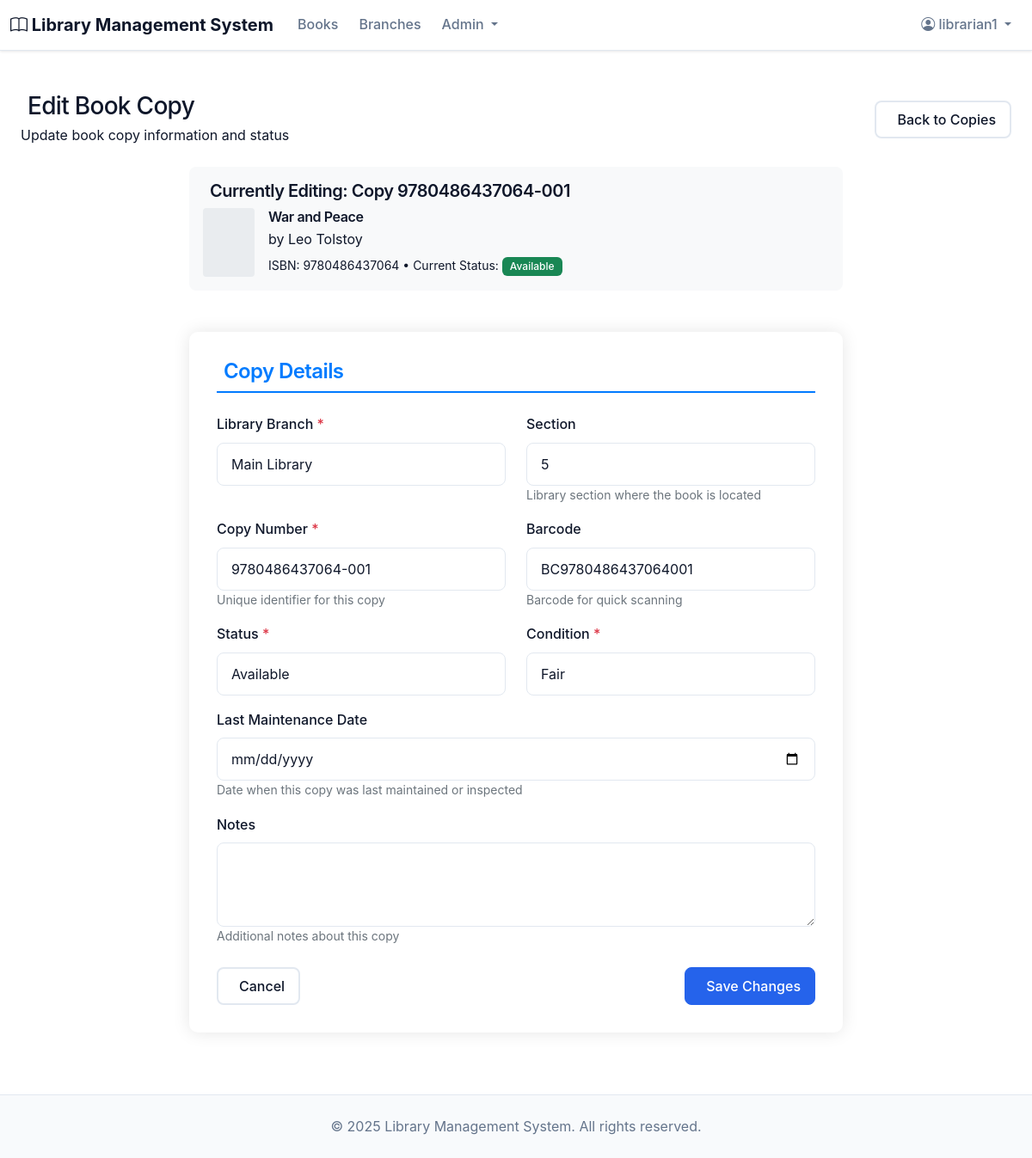
Before: /books/copies/29/edit/ (signed in) with the older database file.
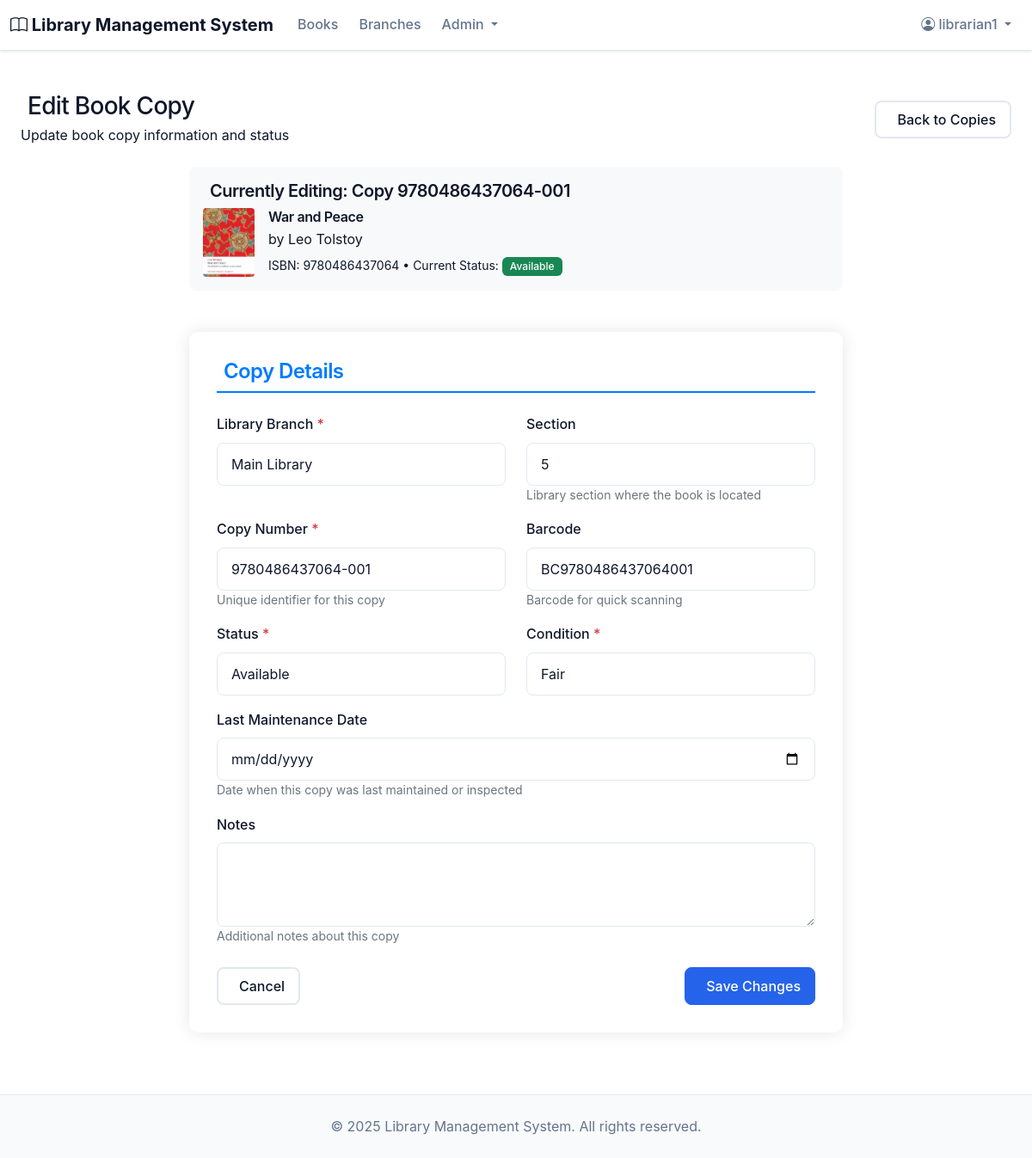
After: the same page with the newer database file.
### books/models.py (models this page shows, shortened)
class BookCopy(models.Model):
    STATUS_CHOICES = [
        ('available', 'Available'),
        ('borrowed', 'Borrowed'),
        ('reserved', 'Reserved'),
        ('maintenance', 'Under Maintenance'),
        ('lost', 'Lost'),
        ('damaged', 'Damaged'),
    ]
    CONDITION_CHOICES = [
        ('excellent', 'Excellent'),
        ('good', 'Good'),
        ('fair', 'Fair'),
        ('poor', 'Poor'),
        ('damaged', 'Damaged'),
    ]
    book = models.ForeignKey(Book, on_delete=models.CASCADE, related_name='book_copies')
    branch = models.ForeignKey('library_branches.LibraryBranch', on_delete=models.CASCADE, related_name='book_copies')
    section = models.ForeignKey('library_branches.LibrarySection', on_delete=models.SET_NULL, blank=True, null=True, related_name='book_copies')
    copy_number = models.CharField(max_length=50)
    barcode = models.CharField(max_length=100, unique=True)
    status = models.CharField(max_length=20, choices=STATUS_CHOICES, default='available')
    condition = models.CharField(max_length=20, choices=CONDITION_CHOICES, default='good')
    acquisition_date = models.DateField()
    last_maintenance_date = models.DateField(blank=True, null=True)
    notes = models.TextField(blank=True)
    class Meta:
        verbose_name = 'Book Copy'
        verbose_name_plural = 'Book Copies'
        ordering = ['book__title', 'copy_number']
        unique_together = [['book', 'branch', 'copy_number']]

class Book(models.Model):
    LANGUAGE_CHOICES = [
        ('en', 'English'),
        ('dv', 'Dhivehi'),
        ('ar', 'Arabic'),
        ('hi', 'Hindi'),
        ('es', 'Spanish'),
        ('fr', 'French'),
        ('other', 'Other'),
    ]
    FORMAT_CHOICES = [
        ('hardcover', 'Hardcover'),
        ('paperback', 'Paperback'),
        ('ebook', 'E-book'),
        ('audiobook', 'Audiobook'),
    ]
    isbn_validator = RegexValidator(
        regex=r'^(?:ISBN(?:-1[03])?:? )?(?=[0-9X]{10}$|(?=(?:[0-9]+[- ]){3})[- 0-9X]{13}$|97[89][0-9]{10}$|(?=(?:[0-9]+[- ]){4})[- 0-9]{17}$)(?:97[89][- ]?)?[0-9]{1,5}[- ]?[0-9]+[- ]?[0-9]+[- ]?[0-9X]$',
        message='Enter a valid ISBN number.'
    )
    isbn = models.CharField(max_length=17, unique=True, validators=[isbn_validator])
    title = models.CharField(max_length=300)
    subtitle = models.CharField(max_length=300, blank=True)
    authors = models.ManyToManyField(Author, related_name='books')
    publisher = models.ForeignKey(Publisher, on_delete=models.SET_NULL, blank=True, null=True)
    publication_date = models.DateField()
    edition = models.CharField(max_length=50, blank=True)
    pages = models.PositiveIntegerField()
    language = models.CharField(max_length=10, choices=LANGUAGE_CHOICES, default='en')
    format = models.CharField(max_length=20, choices=FORMAT_CHOICES, default='paperback')
    category = models.ForeignKey(Category, on_delete=models.SET_NULL, blank=True, null=True)
    description = models.TextField(blank=True)
    cover_image = models.ImageField(upload_to='book_covers/', blank=True, null=True)
    price = models.DecimalField(max_digits=10, decimal_places=2, default=Decimal('0.00'))
    is_active = models.BooleanField(default=True)
    created_at = models.DateTimeField(auto_now_add=True)
    updated_at = models.DateTimeField(auto_now=True)
    class Meta:
        ordering = ['title']

### books/views.py (the view, shortened to what this page needs)
# urls.py: path('copies/<int:pk>/edit/', views.BookCopyEditView.as_view(), name='copy_edit'),
class BookCopyEditView(LibrarianRequiredMixin, UpdateView):
    model = BookCopy
    template_name = 'books/copy_edit.html'
    fields = ['branch', 'section', 'copy_number', 'barcode', 'status',
              'condition', 'last_maintenance_date', 'notes']
    def get_context_data(self, **kwargs):
        context = super().get_context_data(**kwargs)
        from library_branches.models import LibraryBranch
        context['branches'] = LibraryBranch.objects.filter(is_active=True).order_by('name')
        return context

### accounts/models.py (called while the page is built)
    @property
    def is_librarian(self):
        return self.user_type in ['librarian', 'admin']

### books/models.py (called while the page is built)
    @property
    def full_name(self):
        return f"{self.first_name} {self.last_name}"

### books/views.py (called while the page is built)
    def test_func(self):
        return self.request.user.is_authenticated and self.request.user.is_librarian

### templates/books/copy_edit.html (shortened to what the changed rows need)
{% extends 'base.html' %}
{% load static %}
{% block content %}
<div class="container-fluid py-4">
    <div class="row mb-4">
        <div class="col-12">
            <div class="d-flex justify-content-between align-items-center">
                <div>
                    <h1 class="h3 mb-1">
                        Edit Book Copy
                    </h1>
                </div>
            </div>
        </div>
    </div>
    <div class="row justify-content-center mb-4">
        <div class="col-lg-8">
            <div class="copy-info">
                <h5 class="mb-2">
                    Currently Editing: Copy {{ bookcopy.copy_number }}
                </h5>
                <div class="d-flex align-items-center">
                    {% if bookcopy.book.cover_image %}
                        <img src="{{ bookcopy.book.cover_image.url }}"
                             alt="{{ bookcopy.book.title }}"
                             class="me-3"
                             style="width: 60px; height: 80px; object-fit: cover; border-radius: 4px;">
                    {% else %}
                        <div class="me-3 d-flex align-items-center justify-content-center text-muted"
                             style="width: 60px; height: 80px; background-color: #e9ecef; border-radius: 4px;">
                        </div>
                    {% endif %}
                    <div>
                        <h6 class="mb-1">{{ bookcopy.book.title }}</h6>
                        <p class="text-muted mb-1">
                            by {% for author in bookcopy.book.authors.all %}
                                {{ author.full_name }}{% if not forloop.last %}, {% endif %}
                            {% endfor %}
                        </p>
                        <small class="text-muted">
                            ISBN: {{ bookcopy.book.isbn }} •
                            Current Status:
                            <span class="badge
                                {% if bookcopy.status == 'available' %}bg-success
                                {% elif bookcopy.status == 'borrowed' %}bg-warning
                                {% elif bookcopy.status == 'reserved' %}bg-info
                                {% else %}bg-secondary{% endif %}">
                                {{ bookcopy.get_status_display }}
                            </span>
                        </small>
                    </div>
                </div>
            </div>
        </div>
    </div>
    <div class="row justify-content-center">
        <div class="col-lg-8">
            <div class="form-container">
                <form method="post" novalidate>
                    <div class="mb-4">
                        <div class="row">
                            <div class="col-md-6">
                                <div class="mb-3">
                                    <label for="{{ form.copy_number.id_for_label }}" class="form-label">
                                        Copy Number <span class="required-field">*</span>
                                    </label>
                                    <input type="text"
                                           class="form-control {% if form.copy_number.errors %}is-invalid{% endif %}"
                                           id="{{ form.copy_number.id_for_label }}"
                                           name="copy_number"
                                           value="{{ form.copy_number.value|default:'' }}"
                                           maxlength="10"
                                           required>
                                    <div class="form-help">Unique identifier for this copy</div>
                                </div>
                            </div>
                            <div class="col-md-6">
                                <div class="mb-3">
                                    <label for="{{ form.barcode.id_for_label }}" class="form-label">Barcode</label>
                                    <input type="text"
                                           class="form-control {% if form.barcode.errors %}is-invalid{% endif %}"
                                           id="{{ form.barcode.id_for_label }}"
                                           name="barcode"
                                           value="{{ form.barcode.value|default:'' }}"
                                           maxlength="50">
                                    <div class="form-help">Barcode for quick scanning</div>
                                </div>
                            </div>
                        </div>
                        <div class="row">
                            <div class="col-md-6">
                                <div class="mb-3">
                                    <label for="{{ form.status.id_for_label }}" class="form-label">
                                        Status <span class="required-field">*</span>
                                    </label>
                                    <select class="form-control {% if form.status.errors %}is-invalid{% endif %}"
                                            id="{{ form.status.id_for_label }}"
                                            name="status"
                                            required>
                                        <option value="available" {% if form.status.value == 'available' %}selected{% endif %}>Available</option>
                                    </select>
                                </div>
                            </div>
                            <div class="col-md-6">
                                <div class="mb-3">
                                    <label for="{{ form.condition.id_for_label }}" class="form-label">
                                        Condition <span class="required-field">*</span>
                                    </label>
                                    <select class="form-control {% if form.condition.errors %}is-invalid{% endif %}"
                                            id="{{ form.condition.id_for_label }}"
                                            name="condition"
                                            required>
                                        <option value="fair" {% if form.condition.value == 'fair' %}selected{% endif %}>Fair</option>
                                    </select>
                                </div>
                            </div>
                        </div>
                    </div>
                </form>
            </div>
        </div>
    </div>
</div>
{% endblock %}

Changed rows visible on the page:
changed through a linked row, BookCopy "Available": book.cover_image: picture added
